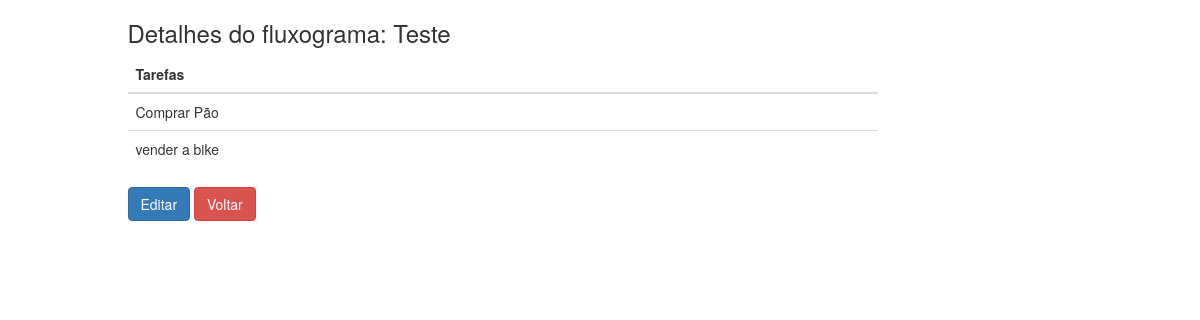
Page /fluxograma/1/ on the earlier database version.
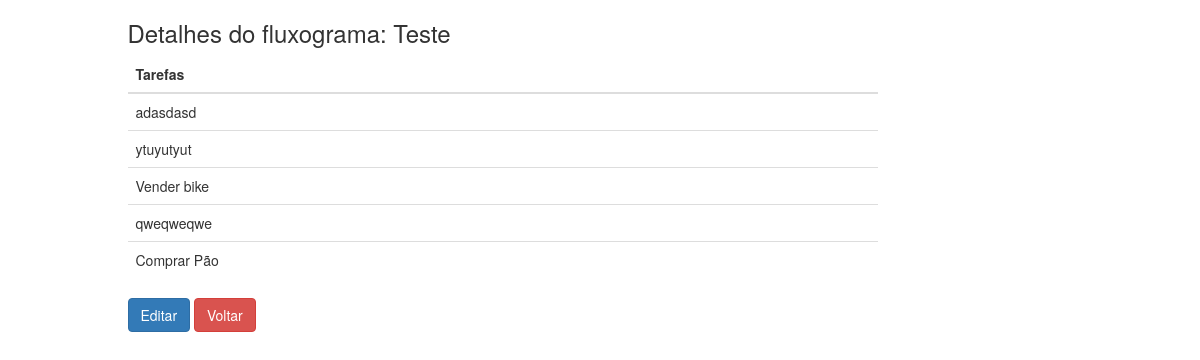
Same page on the later database version.
### fluxograma/models.py (models this page shows, shortened)
class TarefaFluxograma(models.Model):
    tarefa = models.ForeignKey(Tarefa)
    fluxograma = models.ForeignKey(Fluxograma)
    numero = models.PositiveIntegerField()
    class Meta:
        ordering = ('numero',)
        unique_together = ('tarefa', 'fluxograma', 'numero')

class Tarefa(models.Model):
    titulo = models.CharField(max_length=128, default='')
    def __str__(self):
        return self.titulo

### fluxograma/views.py (the view)
# urls.py: url(r'^(?P<pk>[0-9]+)/$', views.detail_flux, name='detail'),
def detail_flux(request, pk, template_name='fluxogramas/detail.html'):
    fluxograma = get_object_or_404(Fluxograma, pk=pk)
    tarefas = fluxograma.tarefafluxograma_set.all()
    return render(request, template_name, {"fluxograma": fluxograma, "tarefas": tarefas})

### fluxograma/templates/fluxogramas/detail.html
{% extends 'fluxogramas/base.html' %}
{% block content %}
    <section>
        <h3>Detalhes do fluxograma: {{ fluxograma.titulo }} </h3>
        <table class="table">
            <thead>
                <tr>
                    <th>Tarefas</th>
                </tr>
            </thead>
            <tbody>
                {% for taf in tarefas %}
                    <tr>
                        <td>{{ taf.tarefa }}</td>
                    </tr>
                {% empty %}
                    <h4>Não há tarefas neste fluxograma.</h4>
                {% endfor %}
            </tbody>
        </table>
        <a href="{% url 'fluxogramas:edit' fluxograma.id %}"><button class="btn btn-primary">Editar</button></a>
        <a href="{% url 'fluxogramas:list' %}"><button class="btn btn-danger">Voltar</button></a>
    </section>
{% endblock %}

Differences in the rows shown:
removed TarefaFluxograma: tarefa "vender a bike"
added TarefaFluxograma: tarefa "adasdasd"
added TarefaFluxograma: tarefa "ytuyutyut"
added TarefaFluxograma: tarefa "Vender bike"
added TarefaFluxograma: tarefa "qweqweqwe"
